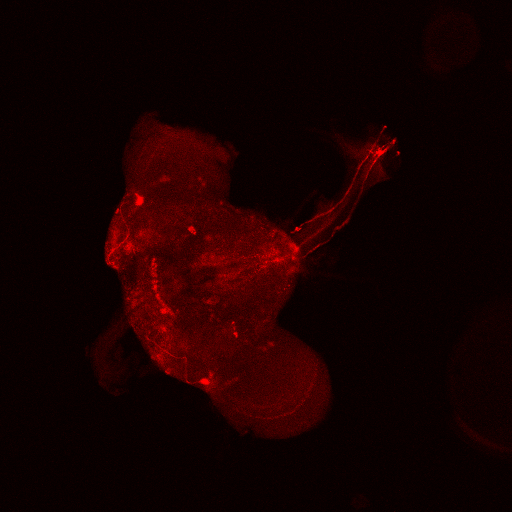
#> input picture lecture13/CSB/scientific/data/Kacsoh2013_Drosobrain.png, 1024 x 1024 px (shown at 1/2 size)
$ jupyter execute --allow-errors main.ipynb
#> lines starting #> are read from the running program, lines starting #| are printed output that depends on the picture; after the words box and inside, x2 and y2 are one past the last pixel; in counts of white or black regions, pixels touching at a corner belong together
[cell 1]
import numpy as np
import skimage.io as io
import matplotlib as mpl
import matplotlib.pyplot as plt
import pandas

[cell 2]
from skimage import io
import matplotlib.pyplot as plt

# 读取图像数据
image_path = "./lecture13/CSB/scientific/data/Kacsoh2013_Drosobrain.png"  # 确保路径正确
image = io.imread(image_path)
#> image is the input picture: shape (1024, 1024, 3); mean R, G, B 23.2, 0, 0

# 显示图像
plt.imshow(image)
plt.title("Drosophila Brain Image")
plt.axis("off")
plt.show()

[cell 3]
type(image)

[cell 4]
io.imshow(image)

[cell 5]
image.shape
#> Out = (1024, 1024, 3)

[cell 6]
image[:,:,0]

[cell 7]
red = image[:,:,0]
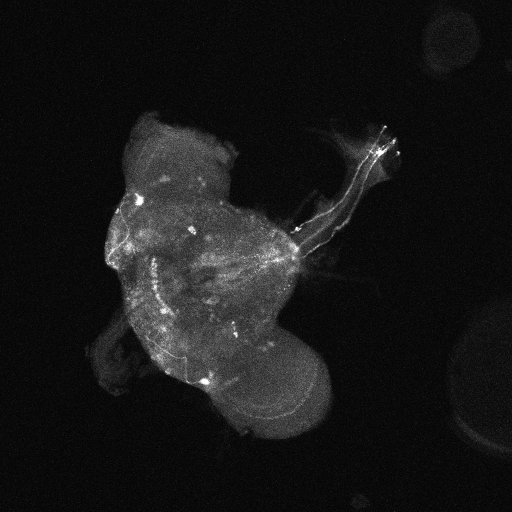
#> red: shape (1024, 1024) (shown at 1/2 size); min 0, max 255, mean 23.2

[cell 8]
red.mean()
#> Out = 23.18

[cell 9]
red.std()
#> Out = 30.45

[cell 10]
red.min()
#> Out = 0

[cell 11]
red.max()
#> Out = 255

[cell 12]
green = image[:,:,1]
#> green: shape (1024, 1024); every value is 0
green.mean()
#> Out = 0

Counting Red Pixels
We can count the number of red pixels, ie those exhibiting NPF and NPFR1 expression. While there are sophisticated methods to determine the background of an image, here we take the simplest approach and choose an arbitrary threshold of 100 (i.e., intensities below 100 are considered noise, all pixels with a value above this threshold are considered "red" or "expressed"). We can visually inspect how this threshold compares to the rest of the image by setting a part of our picture to 100:

[cell 13]
img_copy = image.copy()
img_copy[:, 480:500, 0] = 100
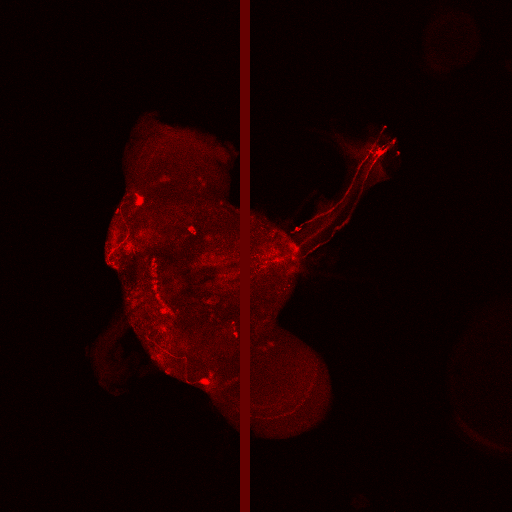
#> img_copy: shape (1024, 1024, 3) (shown at 1/2 size); 1.95% of pixels changed, all inside (x1, y1, x2, y2) = (480, 0, 500, 1024)
io.imshow(img_copy)

[cell 14]
threshold = 100
mask = red > threshold
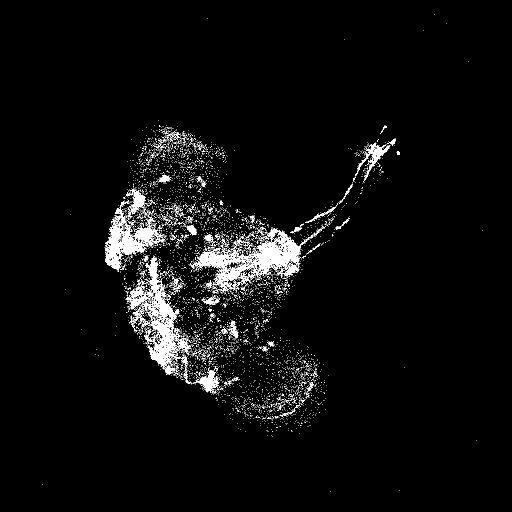
#> mask: shape (1024, 1024) bool (shown at 1/2 size); 3.5% white; 5786 white regions (5691 under 20 px), largest, box (x1, y1, x2, y2) and area: (381, 456, 602, 584) 7880, (252, 515, 382, 749) 6519, (209, 416, 330, 544) 4460
mask.sum()
#> Out = 37037

[cell 15]
io.imshow(mask)

[cell 16]
mask2 = red * (red > threshold)
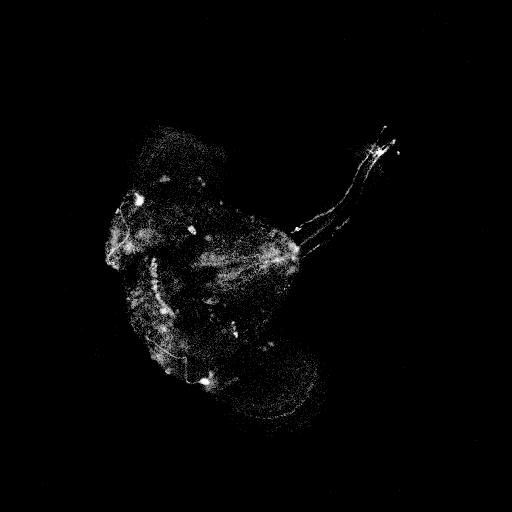
#> mask2: shape (1024, 1024) (shown at 1/2 size); min 0, max 255, mean 4.6
mask2.sum()
#> Out = 4855070
